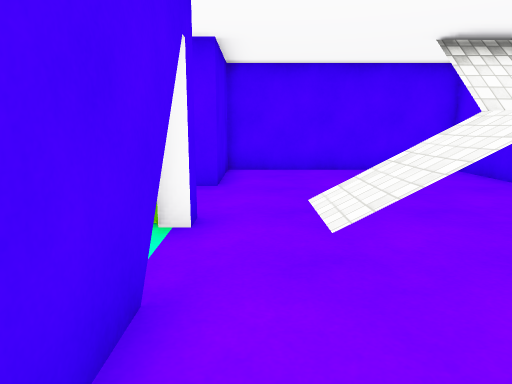
View 1 (above)

12 first-person views from a walk through a 3-D level made in the Unity game engine. The camera is 1.2 m above the floor, tilts 10° down and sees 70° across. The floor is counted in squares, 1 m on a side. Each view is taken from the middle of a square. On the plan, view 1 faces up. The plan holds only what a view shows up to about 15 squares ahead; the rest is blank. The place goes on beyond the plan. Some animated figures are left out. Some surface patterns are stand-ins.

View 2
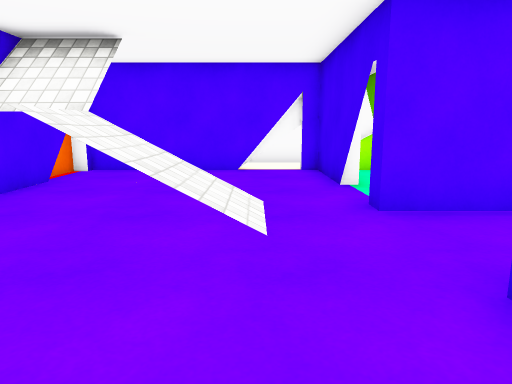

View 3
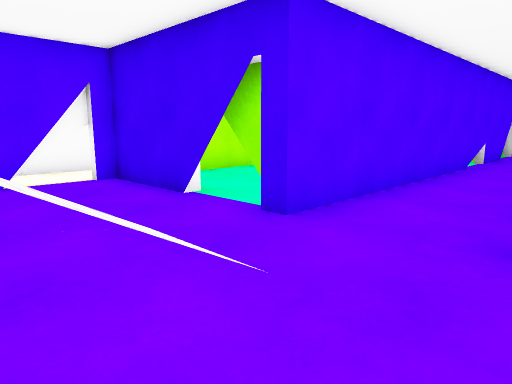

View 4
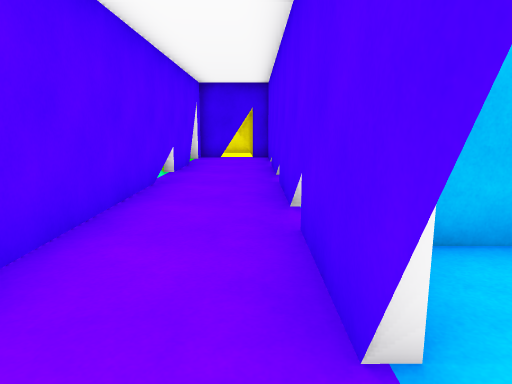

View 5
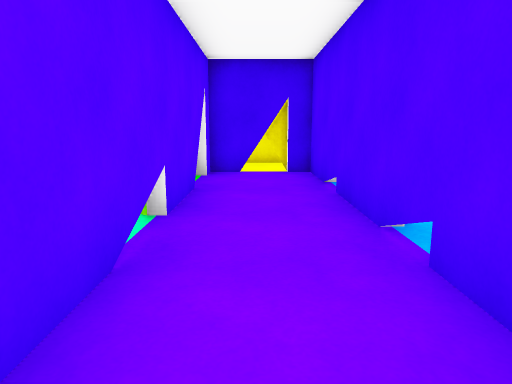

View 6
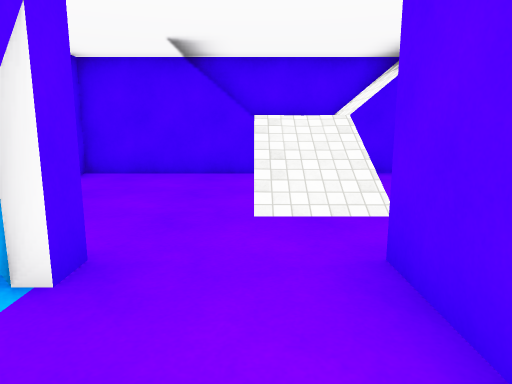

View 7
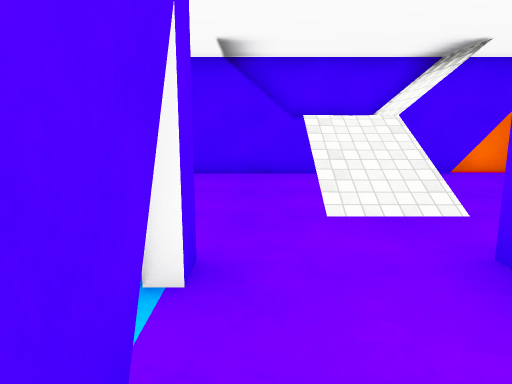

View 8
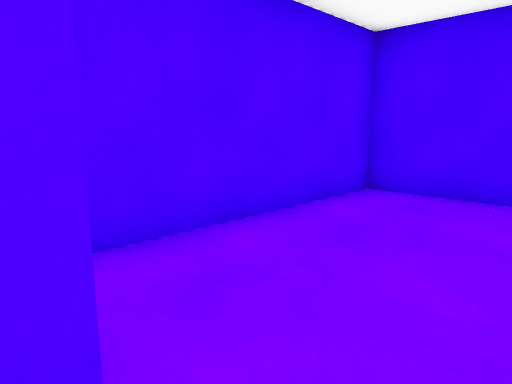

View 9
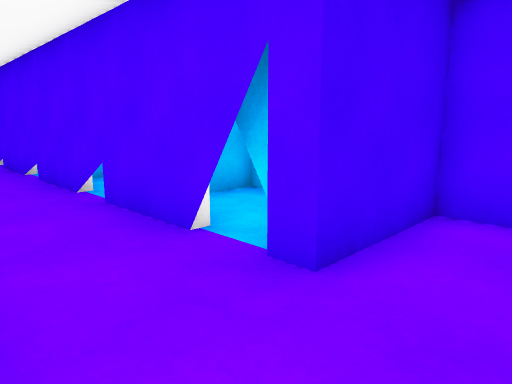

View 10
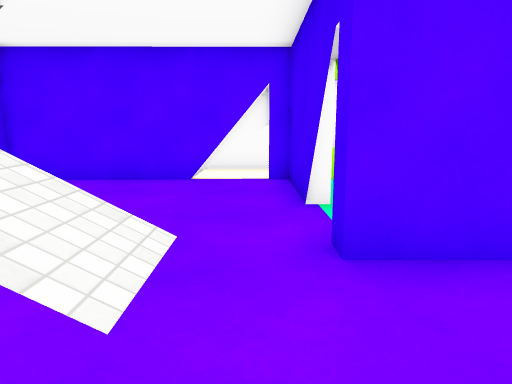

View 11
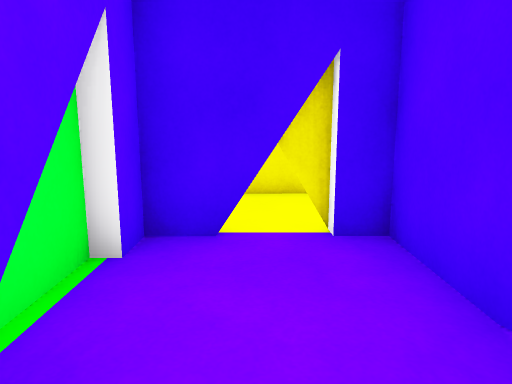

View 12
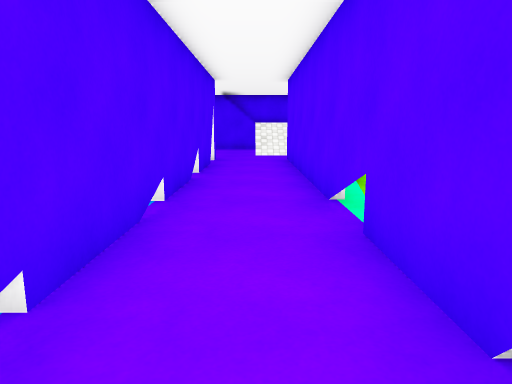

### Floor plan
Key: @ floor where view 1 was taken; # wall or solid block; . floor; / step, stairs or slope.
Columns run from 16 left of view 1 to 6 right of it. Each row starts with its distance up from view 1.
 11                ########
 10                #......#
  9                #......#
  8 ################......#
  7 #.....................#
  6 #................///  #
  5 #.##############.///  #
  4 ###            #./## .#
  3                #......#
  2                #......#
  1                #......#
  0                #@.....#
 -1                ########

Positions as (right, up) in squares from view 1, and headings:
1: (0, 0), facing up
2: (1, 10), facing down
3: (3, 8), facing down-left
4: (-1, 7), facing left
5: (-6, 6), facing left
6: (-4, 6), facing right
7: (-4, 7), facing right
8: (-1, 7), facing up-right
9: (1, 5), facing up-left
10: (0, 8), facing down
11: (-12, 6), facing left
12: (-15, 6), facing right
